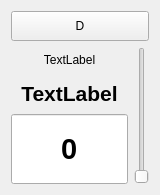
   <widget class="QWidget" name="gridLayoutWidget_10">
    <property name="geometry">
     <rect>
      <x>1010</x>
      <y>460</y>
      <width>160</width>
      <height>175</height>
     </rect>
    </property>
    <layout class="QGridLayout" name="gridLayout_10">
     <item row="1" column="0">
      <widget class="QLabel" name="blockLabel_10">
       <property name="minimumSize">
        <size>
         <width>100</width>
         <height>25</height>
        </size>
       </property>
       <property name="contextMenuPolicy">
        <enum>Qt::CustomContextMenu</enum>
       </property>
       <property name="text">
        <string>TextLabel</string>
       </property>
       <property name="alignment">
        <set>Qt::AlignCenter</set>
       </property>
      </widget>
     </item>
     <item row="1" column="1" rowspan="3">
      <widget class="QSliderMod1" name="verticalSlider_10">
       <property name="contextMenuPolicy">
        <enum>Qt::CustomContextMenu</enum>
       </property>
       <property name="orientation">
        <enum>Qt::Vertical</enum>
       </property>
      </widget>
     </item>
     <item row="3" column="0">
      <widget class="QLineEditMod1" name="lineEdit_10">
       <property name="minimumSize">
        <size>
         <width>100</width>
         <height>70</height>
        </size>
       </property>
       <property name="font">
        <font>
         <pointsize>22</pointsize>
         <weight>75</weight>
         <bold>true</bold>
        </font>
       </property>
       <property name="contextMenuPolicy">
        <enum>Qt::CustomContextMenu</enum>
       </property>
       <property name="text">
        <string>0</string>
       </property>
       <property name="alignment">
        <set>Qt::AlignCenter</set>
       </property>
      </widget>
     </item>
     <item row="2" column="0">
      <widget class="QLabel" name="paramLabel_10">
       <property name="minimumSize">
        <size>
         <width>100</width>
         <height>30</height>
        </size>
       </property>
       <property name="font">
        <font>
         <pointsize>16</pointsize>
         <weight>75</weight>
         <bold>true</bold>
        </font>
       </property>
       <property name="contextMenuPolicy">
        <enum>Qt::CustomContextMenu</enum>
       </property>
       <property name="text">
        <string>TextLabel</string>
       </property>
       <property name="alignment">
        <set>Qt::AlignCenter</set>
       </property>
      </widget>
     </item>
     <item row="0" column="0" colspan="2">
      <widget class="QPushButton" name="parameter_pushButton_4">
       <property name="minimumSize">
        <size>
         <width>0</width>
         <height>30</height>
        </size>
       </property>
       <property name="contextMenuPolicy">
        <enum>Qt::CustomContextMenu</enum>
       </property>
       <property name="text">
        <string>D</string>
       </property>
       <property name="checkable">
        <bool>true</bool>
       </property>
      </widget>
     </item>
    </layout>
   </widget>
